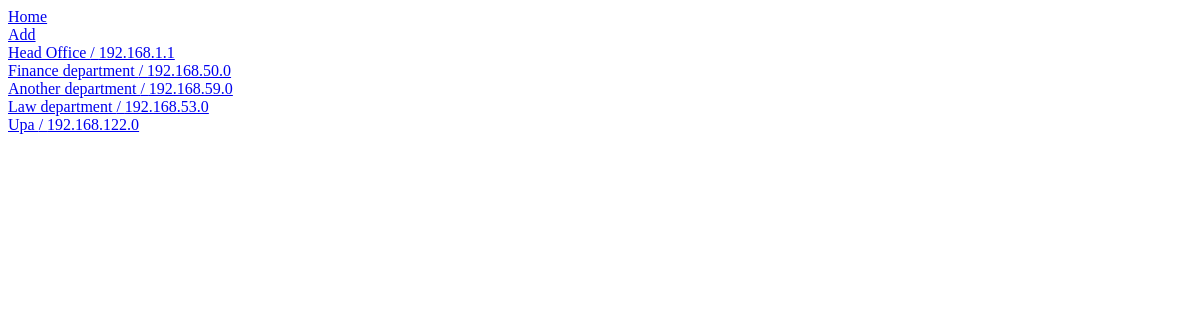
/units/, run on an earlier commit of the app's database.
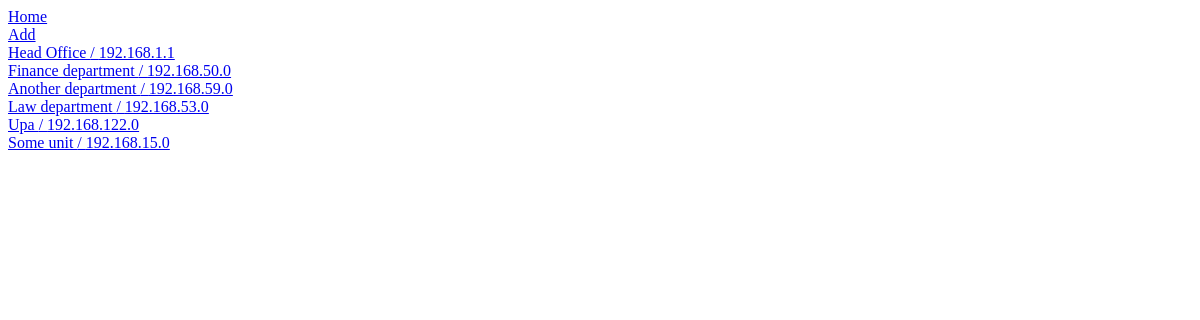
And on a later commit of the database.
### list/models.py (models this page shows, shortened)
class Unit(models.Model):
    vLan = models.GenericIPAddressField()
    name = models.CharField(max_length=250)

### list/views.py (the view)
# urls.py: path('units/', views.units, name='units'),
def units(request) :
    template = loader.get_template('list/units.html')
    all_units = Unit.objects.all()
    context = {
        'all_units': all_units,
    }
    return HttpResponse(template.render(context, request))

### list/templates/list/units.html (shortened to what this page needs)
{% load staticfiles %}
<!DOCTYPE html>
<html lang="en">
<head>
    <link rel="stylesheet" type="text/css" href='{% static 'list/units/style.css' %}?{% now "U" %}'>
</head>
<body>
    <a href="{% url 'list:index' %}">Home</a><br>
    <a href="add"> Add </a> <br>
    {% for unit in all_units %}
    <a href='{{unit.pk}}'> {{ unit.name }} / {{ unit.vLan }} </a> <br>
    {% endfor %}
</body>
</html>

What changed in the data, as far as the page shows it:
added Unit: name "Some unit", vLan "192.168.15.0"
